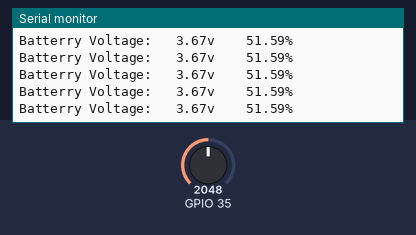
This sketch was run on a simulated ESP32. On the bench: the last lines printed to the serial monitor. Inputs (shaded band) come from the test bench; at power-on: GPIO 35 = 2048.

Above: at 1.2 s.
1.3 s: GPIO 35 set to 2866
At 2.2 s:
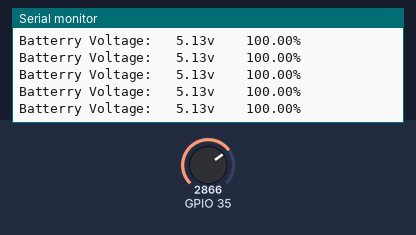
2.8 s: GPIO 35 set to 3603
At 3.9 s:
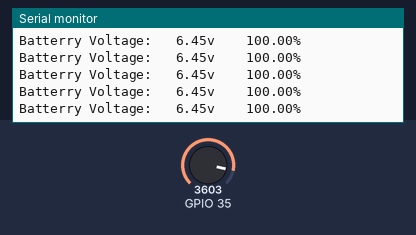
Timing chart, 0 to 5.8 s (numbered marks = the images above; inputs shaded):
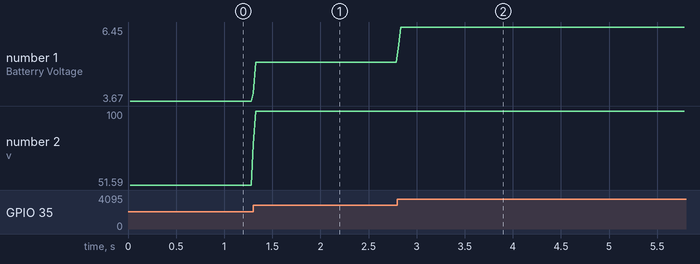

Measured:
- after the input at 1.3 s, the serial monitor: prints a new line at once (image 1)
- after the input at 2.8 s, the serial monitor: prints a new line at once (image 2)
- plotted number 1: 3.67 → 5.13 after the input at 1.3 s, 5.13 → 6.45 after the input at 2.8 s
- plotted number 2: 51.59 → 100 after the input at 1.3 s

The sketch:

Battery_voltage.ino
```cpp
float Battery_Voltage;
float Battery_Percent;

#define Batt_Full_Voltage 4.20
#define Batt_Flat_Voltage 3.10


double mapf(double val, double in_min, double in_max, double out_min, double out_max) {
    return (val - in_min) * (out_max - out_min) / (in_max - in_min) + out_min;
}

void setup() {
  // put your setup code here, to run once:
 Serial.begin(115200);
}

void loop() {
  // put your main code here, to run repeatedly:
   Battery_Voltage=0;
   for (int i = 0; i < 20; i++) {Battery_Voltage+=(analogRead(35)/4096.0*7.335);delay(1);}

   if (Battery_Voltage != 0) {Battery_Voltage=Battery_Voltage/20; }

   Serial.print("Batterry Voltage:   ");
 Serial.print(Battery_Voltage);
 Battery_Percent= mapf(Battery_Voltage,Batt_Flat_Voltage,Batt_Full_Voltage,0.000,100.000);
   if (Battery_Percent>100) Battery_Percent=100.0;
   if (Battery_Percent<5)Battery_Percent=5;
 Serial.print("v    ");
 Serial.print(Battery_Percent);
  Serial.println("%  ");
 //delay(1000);
}
```
